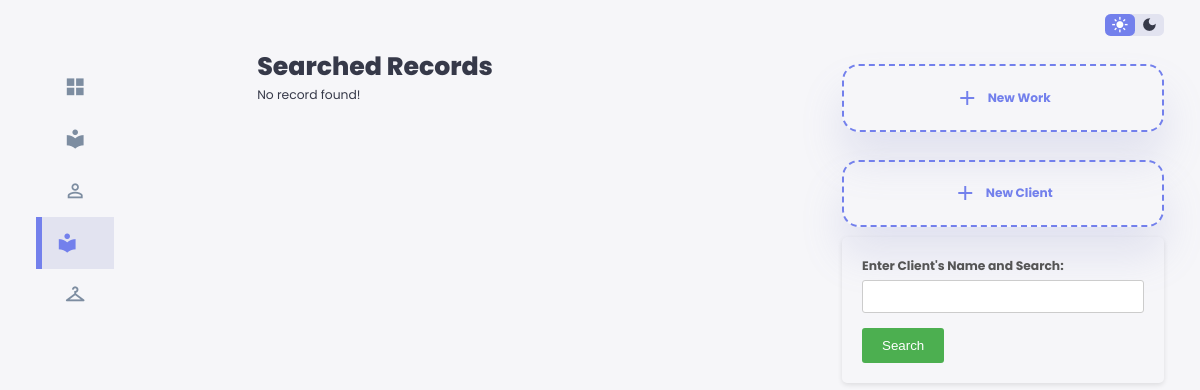
The page /search.php?fullname=Daniel James on the database as committed earlier.
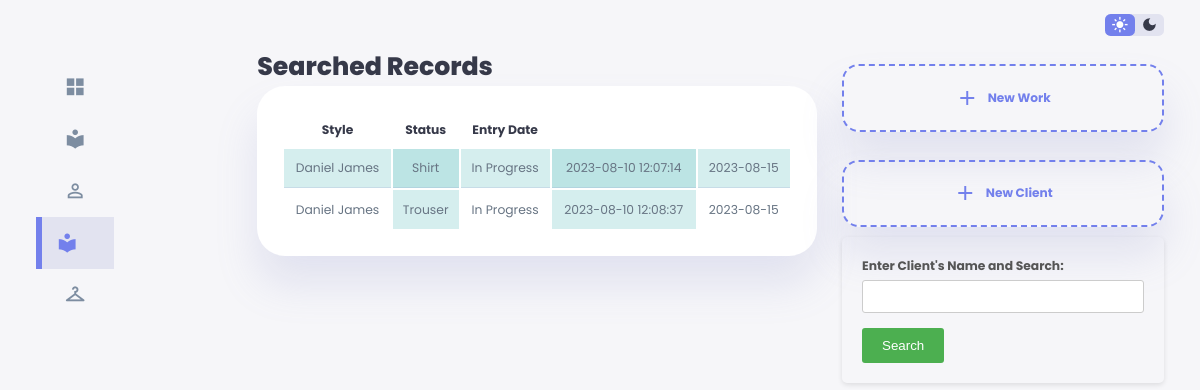
The same page on the database as committed later.
### tables this page shows
CREATE TABLE `jobs` (
  `workID` int(11) NOT NULL,
  `fullname` varchar(50) NOT NULL,
  `style` varchar(50) NOT NULL,
  `measurement` varchar(50) NOT NULL,
  `sewing` varchar(50) NOT NULL,
  `date` timestamp NOT NULL DEFAULT current_timestamp() ON UPDATE current_timestamp(),
  `delivery_date` varchar(50) NOT NULL,
  `status` varchar(50) NOT NULL,
  `contact` varchar(50) NOT NULL,
  `shoulder` varchar(50) NOT NULL,
  `shoulder2burst` varchar(50) NOT NULL,
  `shoulder2under_burst` varchar(50) NOT NULL,
  `burst` varchar(50) NOT NULL,
  `burst_span` varchar(50) NOT NULL,
  `round_uder_burst` varchar(50) NOT NULL,
  `blouse_lenght` varchar(50) NOT NULL,
  `blouse_hips` varchar(50) NOT NULL,
  `blouse_waist` varchar(50) NOT NULL,
  `back_half_cut` varchar(50) NOT NULL,
  `neck_depth` varchar(50) NOT NULL,
  `round_sleeve` varchar(50) NOT NULL,
  `sleeve_lenght` varchar(50) NOT NULL,
  `shoulder2knee` varchar(50) NOT NULL,
  `skirt_waist` varchar(50) NOT NULL,
  `skirt_length` varchar(50) NOT NULL,
  `hips` varchar(50) NOT NULL,
  `full_length` varchar(50) NOT NULL,
  `round_knee` varchar(50) NOT NULL,
  `StatusC` varchar(50) NOT NULL
);

### search.php (the view, shortened to what this page needs)
<!DOCTYPE html>
<html lang="en">
<head>
    <link rel="stylesheet" href="css/style.css">
</head>
<body>
    <div class="container">
        <aside>
            <div class="sideBar">
                <a href="index.html">
                    <span class="material-icons-sharp">grid_view</span>
                </a>
                <a href="client_records.html">
                    <span class="material-icons-sharp">local_library</span>
                </a>
                <a href="newClient.html">
                    <span class="material-icons-sharp">person_outline</span>
                </a>
                <a href="workRecord.html" class="active">
                    <span class="material-icons-sharp">local_library</span>
                </a>
                <a href="newWorkentry.html">
                    <span class="material-icons-sharp">checkroom</span>
                </a>
                <a href="#">
                </a>
            </div>
            </aside>
        <main>
            <div class="recent-sales">
                <h1>Searched Records</h1>
                <?php
require 'config.php';
if (isset($_GET['fullname'])) {
    $fullname = $conn->real_escape_string($_GET['fullname']);
    $sql = "SELECT * FROM jobs WHERE fullname = ?";
    $stmt = $conn->prepare($sql);
    $stmt->bind_param("s", $fullname);
    $stmt->execute();
    $result = $stmt->get_result();
    if ($result->num_rows > 0) {
        echo '<table border="1">';
        echo '<tr><th>Fullname</th><th>Style</th><th>Status</th><th>Entry Date</th><th>Delivery Date</th></tr>';
        while ($row = $result->fetch_assoc()) {
            echo '<tr>';
            echo '<td>' . htmlspecialchars($row["fullname"]) . '</td>';
            echo '<td>' . htmlspecialchars($row["style"]) . '</td>';
            echo '<td>' . htmlspecialchars($row["StatusC"]) . '</td>';
            echo '<td>' . htmlspecialchars($row["date"]) . '</td>';
            echo '<td>' . htmlspecialchars($row["delivery_date"]) . '</td>';
            echo '</tr>';
        }
        echo '</table>';
    } else {
        echo "No record found!";
    }
}
?>
                 </main>
                <div class="right">
                <div class="top">
                <div class="theme-toggler">
                    <span class="material-icons-sharp active">light_mode</span>
                    <span class="material-icons-sharp">dark_mode</span>
                </div>
                </div>
                <div class="sales-analytics">
                <a href="newWorkentry.html">
                    <div class="item add-product">
                        <div>
                            <span class="material-icons-sharp">add</span>
                            <h3>New Work</h3>
                        </div>
                    </div>
                </a>
             </div><div class="sales-analytics">
                <a href="newClient.html">
                    <div class="item add-product">
                        <div>
                            <span class="material-icons-sharp">add</span>
                            <h3>New Client</h3>
                        </div>
                    </div>
                </a>
            </div>
            <form action="/fashion-app/search.php" method="GET">
                <label for="fullname">Enter Client's Name and Search:</label>
                <input type="text" name="fullname" required><br>
                <input type="submit" value="Search">
            </form>
        </div>
    </div>
</body>
</html>

Rows that differ between the two databases and show on the page:
added jobs: fullname "Daniel James", style "Shirt", StatusC "In Progress", date "2023-08-10 12:07:14", delivery_date "2023-08-15"
added jobs: fullname "Daniel James", style "Trouser", StatusC "In Progress", date "2023-08-10 12:08:37", delivery_date "2023-08-15"
Other text that changed with them:
text no longer shown: "No record found!"
text now shown: "Style Status Entry Date"
